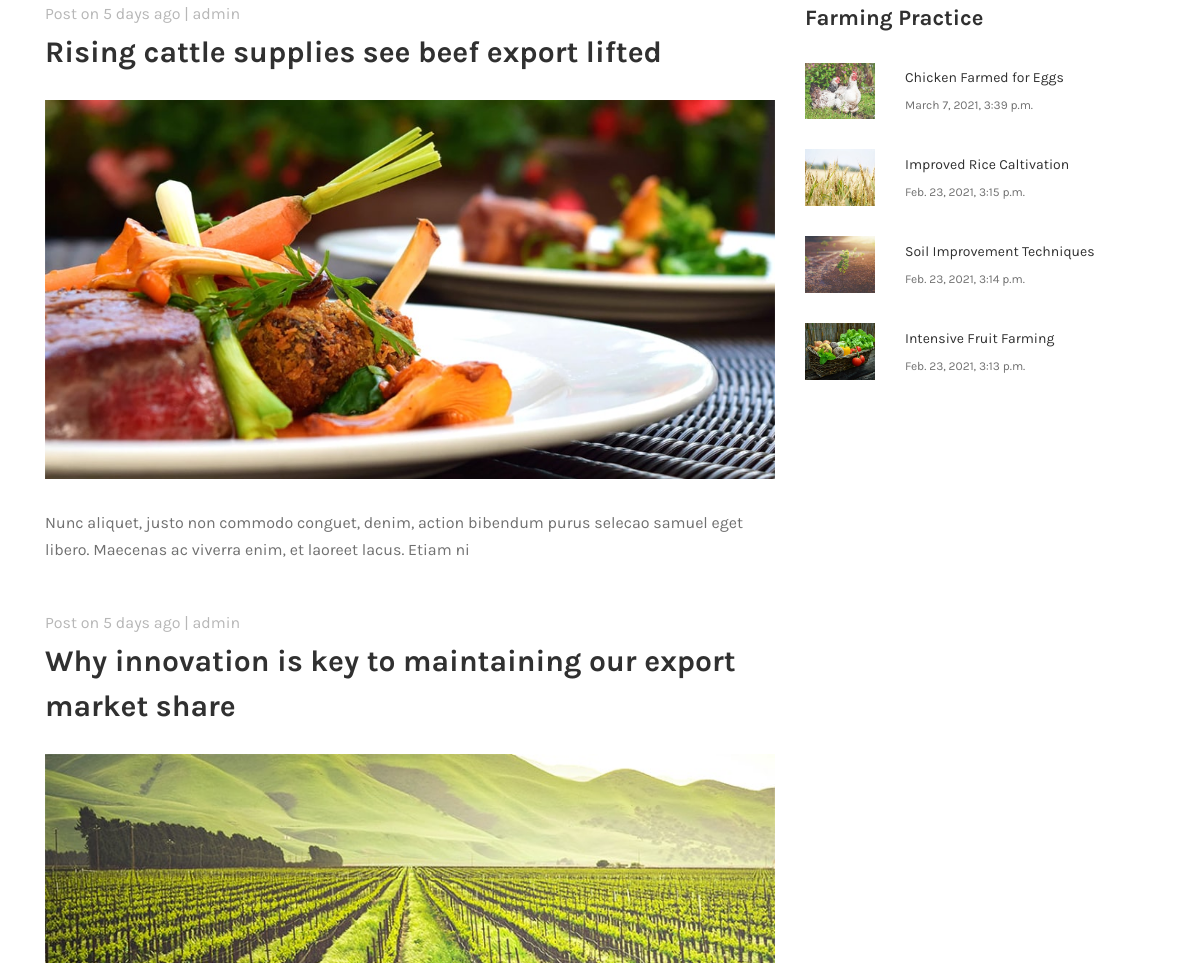
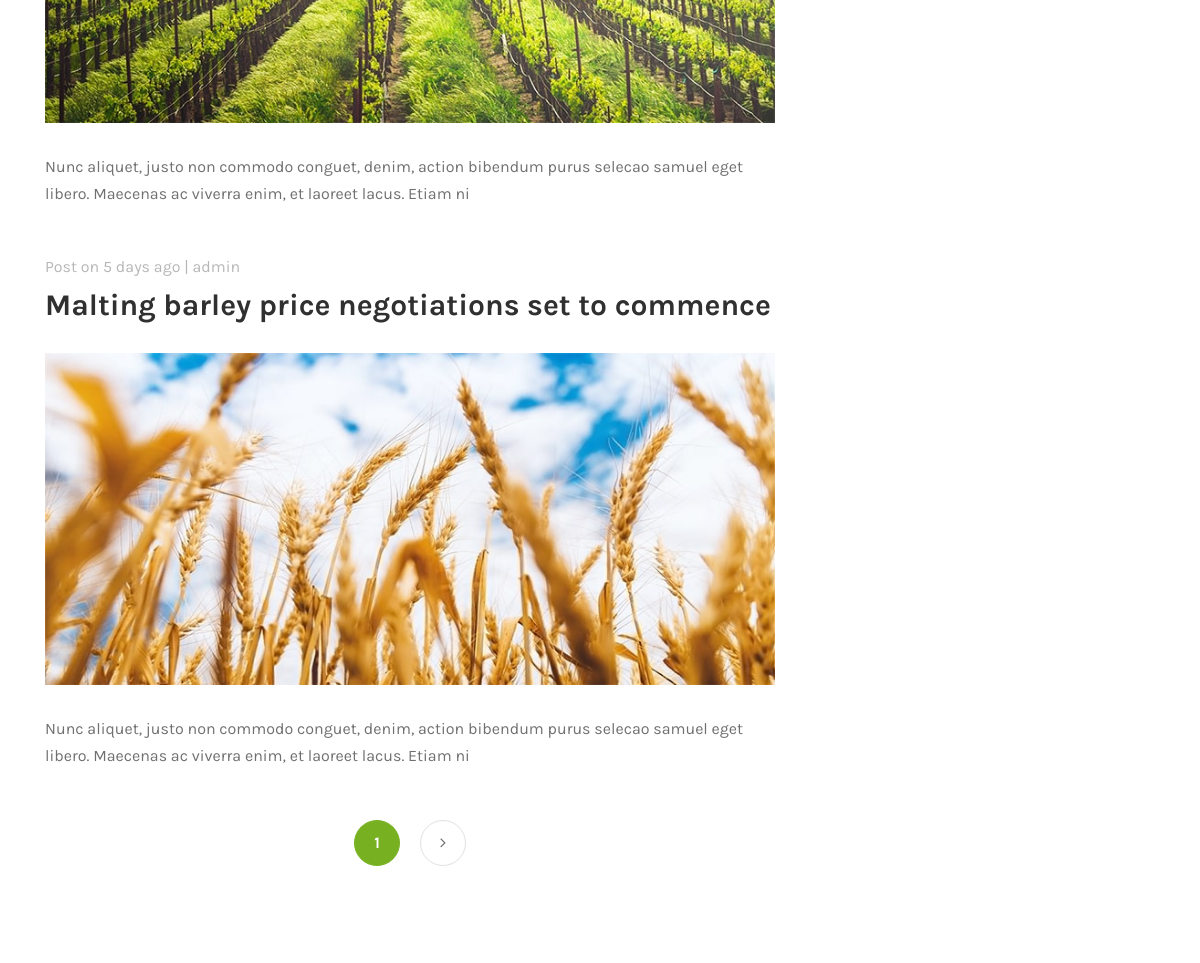
Page /news.html (middle part) on the earlier database version (2 pictures, top to bottom).
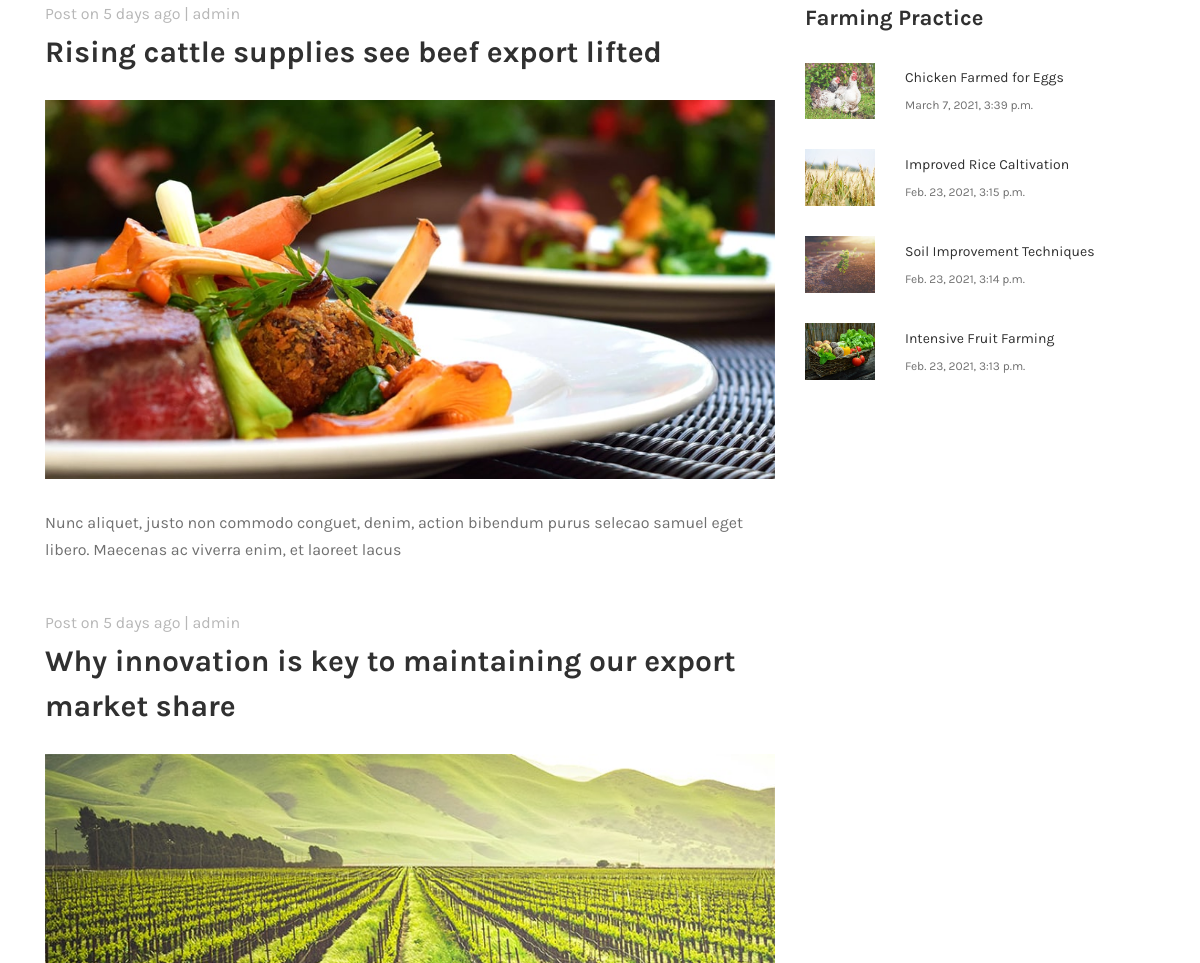
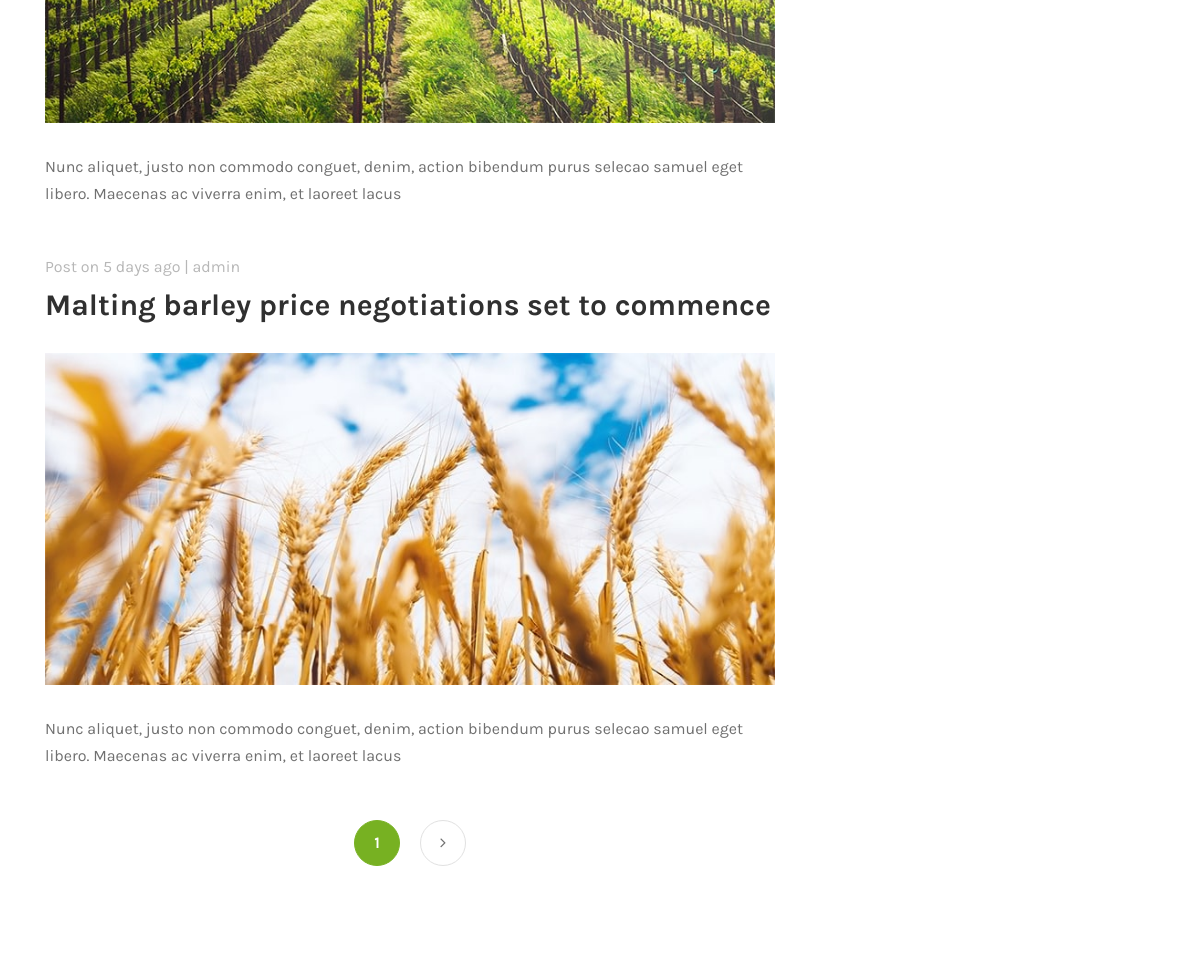
Same page on the later database version (2 pictures, top to bottom).
### blog/models.py (models this page shows, shortened)
class News(models.Model):
    STATUS = (('draft', 'Draft'), ('published', 'Published'))
    author = models.ForeignKey(Author, on_delete=models.CASCADE, related_name='blog_post')
    title = models.CharField(max_length=200)
    overview = models.CharField(max_length=140)
    slug = models.CharField(max_length=150, null=True, unique=True)
    featured_thumbnail = models.ImageField(upload_to=upload_location, null=True, blank=True)
    thumbnail = models.ImageField(upload_to=img_location, null=True, blank=True)
    content = HTMLField()
    date_created = models.DateTimeField(verbose_name='date-published',auto_now_add=True)
    publish_date =models.DateTimeField(default=timezone.now)
    news_status = models.CharField(max_length=10, choices=STATUS, default='draft')
    featured_news = models.BooleanField()
    class Meta:
        ordering = ('-publish_date',)

class Author(models.Model):
    user = models.OneToOneField(User, on_delete=models.CASCADE)
    profile_pic = models.ImageField()
    def __str__(self):
        return self.user.username

### blog/views.py (the view)
# urls.py: path('', news_view, name='news'),
def news_view (request):
    news_list = News.objects.all()
    latest_pratice_post = BlogPost.objects.order_by('-date_created')[:4]
    paginator = Paginator(news_list, 3)
    page_request_var = 'page'
    page = request.GET.get(page_request_var)
    try:
        paginated_queryset = paginator.page(page)
    except PageNotAnInteger:
        paginated_queryset = paginator.page(1)
    except EmptyPage:
        paginated_queryset = paginator.page(paginator.num_pages)
    context = {
        'queryset': paginated_queryset,
        'page_request_var': page_request_var,
        'object_list':latest_pratice_post
    }
    return render(request, "news.html", context)

### blog/templates/news.html (shortened to what this page needs)
{% extends 'base.html' %}
{% load static %}
{% block content %}
  <section class="famie-blog-area">
    <div class="container">
      <div class="row">
        <div class="col-12 col-md-8">
          <div class="posts-area">
            {% for obj in queryset %}
            <div class="single-blog-post-area mb-50 wow fadeInUp" data-wow-delay="100ms">
              <h6>Post on <a href="#" class="post-date">{{ obj.date_created | timesince }}</a> ago | <a href="#" class="post-author">{{ obj.author }}</a></h6>
              <a href="#" class="post-title">{{ obj.title }}</a>
              <img src="{{ obj.thumbnail.url }}" alt="" class="post-thumb">
              <p class="post-excerpt">
              {{ obj.overview }}
              </p>
            </div>
            {% endfor %}
          </div>
          <nav>
            <ul class="pagination wow fadeInUp" data-wow-delay="900ms">
              <li class="page-item active"><a class="page-link" href="?{{ page_request_var }}={{ queryset.number }}">{{ queryset.number }}</a></li>
              {% if queryset.has_next %}
              <li class="page-item"><a class="page-link" href="?{{ page_request_var }}={{ queryset.next_page_number }}"><i class="fa fa-angle-right"></i></a></li>
              {% endif %}
            </ul>
          </nav>
        </div>
        <div class="col-12 col-md-4">
          <div class="sidebar-area">
            <div class="single-widget-area">
              <h5 class="widget-title">Farming Practice</h5>
              {% for obj in object_list %}
              <div class="single-recent-blog style-2 d-flex align-items-center">
                <div class="post-thumbnail">
                  <img src="{{ obj.thumbnail.url}}" alt="">
                </div>
                <div class="post-content">
                  <a href="{% url 'practice_details' %}" class="post-title">{{ obj.title }}</a>
                  <div class="post-date">{{ obj.date_created }}</div>
                </div>
              </div>
              {% endfor %}
            </div>
          </div>
        </div>
      </div>
    </div>
  </section>
{% endblock content %}

Differences in the rows shown:
changed News "Rising cattle supplies see beef export lifted": overview "Nunc aliquet, justo non commodo conguet, denim, action bibendum purus selecao samuel eget libero. Maecenas ac viverra enim, et laoreet lacus. Etiam ni" → "Nunc aliquet, justo non commodo conguet, denim, action bibendum purus selecao samuel eget libero. Maecenas ac viverra enim, et laoreet lacus"
changed News "Why innovation is key to maintaining our export market share": overview "Nunc aliquet, justo non commodo conguet, denim, action bibendum purus selecao samuel eget libero. Maecenas ac viverra enim, et laoreet lacus. Etiam ni" → "Nunc aliquet, justo non commodo conguet, denim, action bibendum purus selecao samuel eget libero. Maecenas ac viverra enim, et laoreet lacus"
changed News "Malting barley price negotiations set to commence": overview "Nunc aliquet, justo non commodo conguet, denim, action bibendum purus selecao samuel eget libero. Maecenas ac viverra enim, et laoreet lacus. Etiam ni" → "Nunc aliquet, justo non commodo conguet, denim, action bibendum purus selecao samuel eget libero. Maecenas ac viverra enim, et laoreet lacus"
